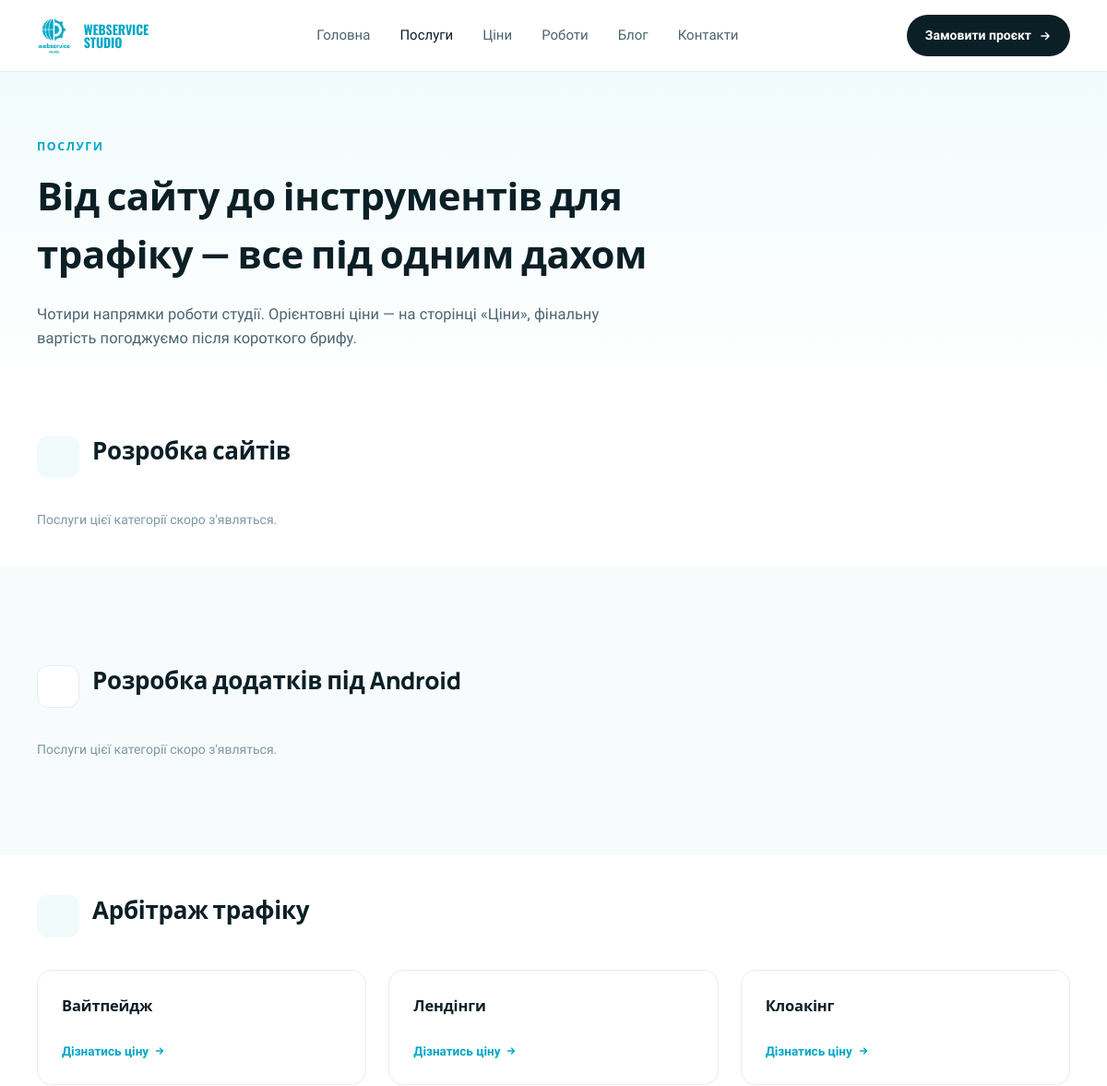
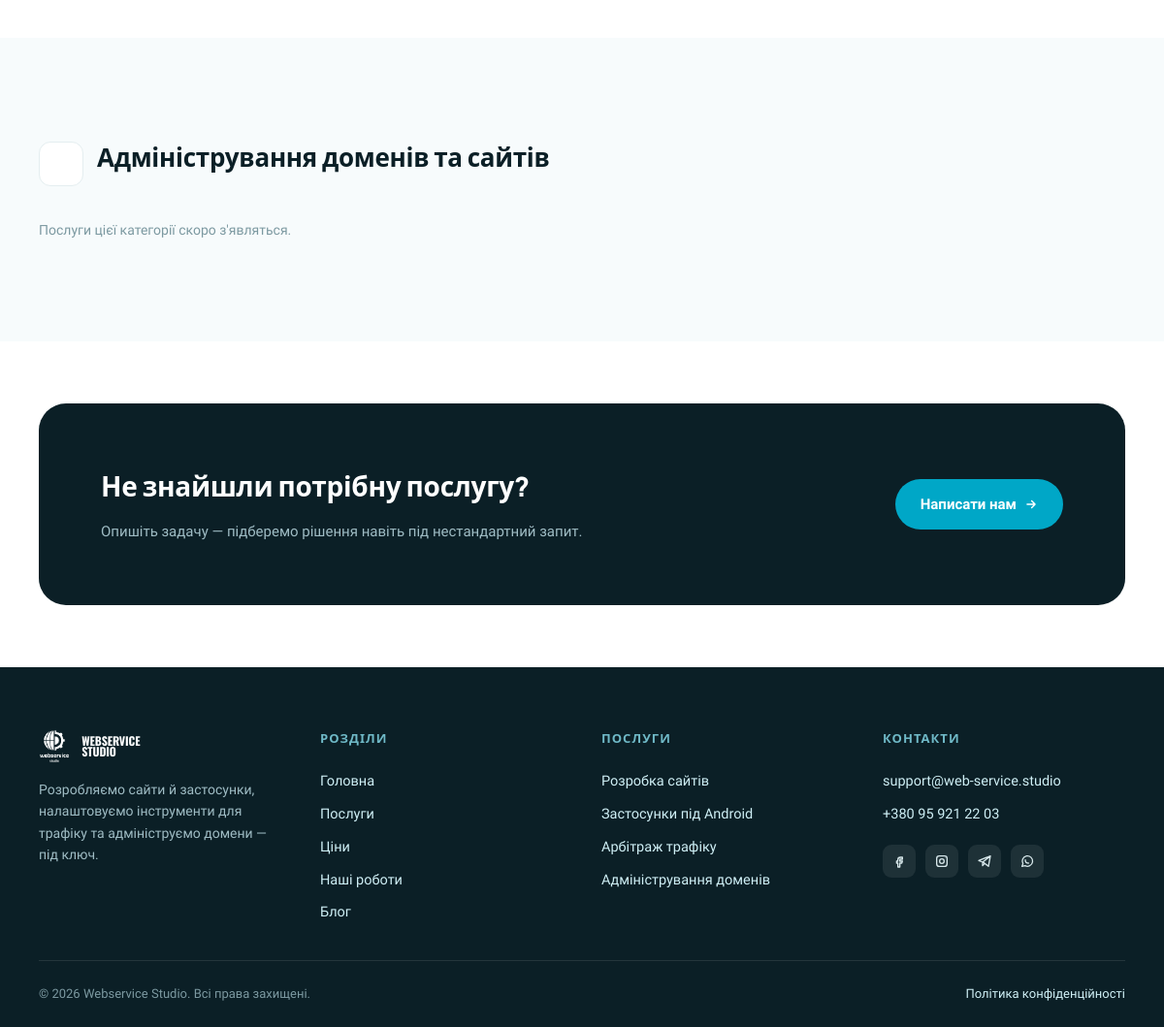
Page /poslugy on the committed database (2 pictures, top to bottom).
### tables this page shows
CREATE TABLE service_categories (
    id          INT UNSIGNED AUTO_INCREMENT PRIMARY KEY,
    name        VARCHAR(150) NOT NULL,
    slug        VARCHAR(160) NOT NULL,
    sort_order  SMALLINT UNSIGNED NOT NULL DEFAULT 0,
    status      ENUM('published','hidden') NOT NULL DEFAULT 'published',
    created_at  TIMESTAMP NOT NULL DEFAULT CURRENT_TIMESTAMP,
    updated_at  TIMESTAMP NOT NULL DEFAULT CURRENT_TIMESTAMP ON UPDATE CURRENT_TIMESTAMP,
    UNIQUE KEY uq_service_categories_slug (slug)
);

CREATE TABLE services (
    id               INT UNSIGNED AUTO_INCREMENT PRIMARY KEY,
    category_id      INT UNSIGNED NOT NULL,
    title            VARCHAR(190) NOT NULL,
    slug             VARCHAR(200) NOT NULL,
    description      TEXT NULL,
    price_from       DECIMAL(10,2) NULL COMMENT 'NULL, пока не задано в админке',
    price_to         DECIMAL(10,2) NULL,
    price_note       VARCHAR(190) NULL COMMENT 'напр. "від", "договірна", назва пакету',
    currency         CHAR(3) NOT NULL DEFAULT 'UAH',
    sort_order       SMALLINT UNSIGNED NOT NULL DEFAULT 0,
    status           ENUM('published','hidden') NOT NULL DEFAULT 'published',
    seo_title        VARCHAR(190) NULL,
    seo_description  VARCHAR(320) NULL,
    created_at       TIMESTAMP NOT NULL DEFAULT CURRENT_TIMESTAMP,
    updated_at       TIMESTAMP NOT NULL DEFAULT CURRENT_TIMESTAMP ON UPDATE CURRENT_TIMESTAMP,
    UNIQUE KEY uq_services_slug (slug),
    KEY idx_services_category (category_id),
    CONSTRAINT fk_services_category FOREIGN KEY (category_id)
        REFERENCES service_categories(id) ON UPDATE CASCADE ON DELETE RESTRICT
);

### index.php (called while the page is built, shortened)
<?php
require __DIR__ . '/includes/Router.php';
$router = new Router();
$router->get('/', function () {
    require __DIR__ . '/templates/home.php';
});
$router->get('/poslugy', function () {
    require __DIR__ . '/templates/services.php';
});
$router->get('/tsiny', function () {
    require __DIR__ . '/templates/pricing.php';
});
$router->get('/portfolio', function () {
    require __DIR__ . '/templates/portfolio.php';
});
$router->get('/portfolio/{slug}', function (array $params) {
    require __DIR__ . '/templates/portfolio-case.php';
});
$router->get('/blog', function () {
    require __DIR__ . '/templates/blog.php';
});
$router->get('/blog/{slug}', function (array $params) {
    require __DIR__ . '/templates/blog-article.php';
});
$router->get('/kontakty', function () {
    require __DIR__ . '/templates/contacts.php';
});
$router->get('/sitemap.xml', function () {
    require __DIR__ . '/templates/sitemap.php';
});
$router->post('/kontakty', function () {
    require __DIR__ . '/templates/contacts-submit.php';
});
$router->get('/{slug}', function (array $params) {
    require __DIR__ . '/templates/page.php';
});
$router->dispatch($_SERVER['REQUEST_METHOD'], $_SERVER['REQUEST_URI']);

### includes/Database.php (called while the page is built, shortened)
<?php
final class Database
{
    private static ?PDO $instance = null;
    public static function connect(array $config): PDO
    {
        if (self::$instance !== null) {
            return self::$instance;
        }
        $db = $config['db'];
        $dsn = sprintf(
            'mysql:host=%s;port=%d;dbname=%s;charset=%s',
            $db['host'],
            $db['port'],
            $db['name'],
            $db['charset']
        );
        self::$instance = new PDO($dsn, $db['user'], $db['pass'], [
            PDO::ATTR_ERRMODE => PDO::ERRMODE_EXCEPTION,
            PDO::ATTR_DEFAULT_FETCH_MODE => PDO::FETCH_ASSOC,
            PDO::ATTR_EMULATE_PREPARES => false,
        ]);
        return self::$instance;
    }
}

### includes/Model.php (called while the page is built, shortened)
<?php
abstract class Model
{
    protected static function db(): PDO
    {
        return Database::connect($GLOBALS['config']);
    }
}

### includes/models/ServiceCategory.php (called while the page is built, shortened)
<?php
class ServiceCategory extends Model
{
    public static function published(): array
    {
        $stmt = static::db()->query("SELECT * FROM service_categories WHERE status = 'published' ORDER BY sort_order, name");
        return $stmt->fetchAll();
    }
}

### includes/helpers.php (called while the page is built, shortened)
<?php
function h($value): string
{
    return htmlspecialchars((string) $value, ENT_QUOTES, 'UTF-8');
}

### includes/models/Service.php (called while the page is built, shortened)
<?php
class Service extends Model
{
    public static function publishedByCategory(int $categoryId): array
    {
        $stmt = static::db()->prepare(
            "SELECT * FROM services WHERE category_id = ? AND status = 'published' ORDER BY sort_order, title"
        );
        $stmt->execute([$categoryId]);
        return $stmt->fetchAll();
    }
}

### templates/services.php (the view, shortened to what this page needs)
<?php
$categoryIcons = [
    'rozrobka-saitiv' => '<svg width="20" height="20" viewBox="0 0 24 24" fill="none" stroke="currentColor" stroke-width="1.8"><circle cx="12" cy="12" r="9"/><path d="M3 12h18M12 3c2.5 2.6 3.8 5.7 3.8 9s-1.3 6.4-3.8 9c-2.5-2.6-3.8-5.7-3.8-9s1.3-6.4 3.8-9z"/></svg>',
    'android-dodatky' => '<svg width="20" height="20" viewBox="0 0 24 24" fill="none" stroke="currentColor" stroke-width="1.8"><rect x="6" y="3" width="12" height="18" rx="2.5"/><path d="M11 18h2"/></svg>',
    'arbitrazh-trafiku' => '<svg width="20" height="20" viewBox="0 0 24 24" fill="none" stroke="currentColor" stroke-width="1.8"><path d="M12 3l7 3v6c0 5-3 8-7 9-4-1-7-4-7-9V6l7-3z"/></svg>',
    'administruvannia' => '<svg width="20" height="20" viewBox="0 0 24 24" fill="none" stroke="currentColor" stroke-width="1.8"><rect x="4" y="4" width="16" height="6" rx="1.5"/><rect x="4" y="14" width="16" height="6" rx="1.5"/><circle cx="7.5" cy="7" r="0.6" fill="currentColor" stroke="none"/><circle cx="7.5" cy="17" r="0.6" fill="currentColor" stroke="none"/></svg>',
];
$categories = ServiceCategory::published();
$categoryServices = [];
$allServicesForSchema = [];
foreach ($categories as $cat) {
    $categoryServices[$cat['id']] = Service::publishedByCategory((int) $cat['id']);
    array_push($allServicesForSchema, ...$categoryServices[$cat['id']]);
}
require __DIR__ . '/partials/header.php';
?>
<main>
  <div class="hero">
    <div class="container">
      <span class="eyebrow">Послуги</span>
      <h1>Від сайту до інструментів для трафіку — все під одним дахом</h1>
      <p class="lead">Чотири напрямки роботи студії. Орієнтовні ціни — на сторінці «Ціни», фінальну вартість погоджуємо після короткого брифу.</p>
    </div>
  </div>
  <?php foreach ($categories as $i => $cat): $services = $categoryServices[$cat['id']]; ?>
    <div class="<?= $i % 2 === 1 ? 'section' : '' ?>" style="<?= $i % 2 === 1 ? 'background:var(--color-surface);' : '' ?>">
      <div class="container" style="padding-top:40px; padding-bottom:40px;">
        <div style="display:flex; align-items:center; gap:14px; margin-bottom:32px;">
          <span class="icon-badge <?= $i % 2 === 1 ? 'bordered' : '' ?>"><?= $categoryIcons[$cat['slug']] ?? '' ?></span>
          <h2 id="<?= h($cat['slug']) ?>" style="font-size:26px; font-weight:800; scroll-margin-top:100px;"><?= h($cat['name']) ?></h2>
        </div>
        <?php if (empty($services)): ?>
          <p style="color:var(--color-faint); font-size:14px;">Послуги цієї категорії скоро з'являться.</p>
        <?php else: ?>
          <div class="grid-3">
            <?php foreach ($services as $service): ?>
              <div class="service-card" style="<?= $i % 2 === 1 ? 'background:#FFFFFF;' : '' ?>">
                <h3><?= h($service['title']) ?></h3>
                <a href="/tsiny#service-<?= (int) $service['id'] ?>" class="order-link">Дізнатись ціну
                  <svg width="12" height="12" viewBox="0 0 24 24" fill="none" stroke="currentColor" stroke-width="2.6" stroke-linecap="round" stroke-linejoin="round"><path d="M5 12h14M13 6l6 6-6 6"/></svg>
                </a>
              </div>
            <?php endforeach; ?>
          </div>
        <?php endif; ?>
      </div>
    </div>
  <?php endforeach; ?>
  <div class="section">
    <div class="container">
      <div class="cta-band">
        <div>
          <h2>Не знайшли потрібну послугу?</h2>
          <p>Опишіть задачу — підберемо рішення навіть під нестандартний запит.</p>
        </div>
        <a href="/kontakty" class="btn-primary accent" style="flex-shrink:0;">Написати нам
          <svg width="14" height="14" viewBox="0 0 24 24" fill="none" stroke="currentColor" stroke-width="2.4" stroke-linecap="round" stroke-linejoin="round"><path d="M5 12h14M13 6l6 6-6 6"/></svg>
        </a>
      </div>
    </div>
  </div>
</main>
<?php require __DIR__ . '/partials/footer.php'; ?>

### includes/Router.php (shortened to what this page needs)
<?php
final class Router
{
    private array $routes = [];
    public function get(string $pattern, callable $handler): void
    {
        $this->routes['GET'][$pattern] = $handler;
    }
    public function post(string $pattern, callable $handler): void
    {
        $this->routes['POST'][$pattern] = $handler;
    }
    public function dispatch(string $method, string $uri): void
    {
        $path = parse_url($uri, PHP_URL_PATH) ?? '/';
        $path = '/' . trim($path, '/');
        if ($path !== '/') {
            $path = rtrim($path, '/');
        }
        $handlers = $this->routes[$method] ?? [];
        foreach ($handlers as $pattern => $handler) {
            $regex = $this->compile($pattern);
            if (preg_match($regex, $path, $matches)) {
                $params = array_filter($matches, 'is_string', ARRAY_FILTER_USE_KEY);
                $handler($params);
                return;
            }
        }
    }
    private function compile(string $pattern): string
    {
        $regex = preg_replace('#\{([a-zA-Z_]+)\}#', '(?P<$1>[^/]+)', $pattern);
        return '#^' . $regex . '$#u';
    }
}

### assets/css/main.css (style rules this page uses)
:root { --color-brand: #00A7C7; --color-brand-dark: #007C93; --color-ink: #0B1F26; --color-ink-soft: #34474E; --color-muted: #4B6570; --color-faint: #7C99A1; --color-border: #E4EEF0; --color-tint: #F1FBFC; --color-tint-2: #CDEEF3; --color-surface: #F7FBFC; --font-heading: 'Manrope', system-ui, sans-serif; --font-body: 'Work Sans', system-ui, sans-serif; --font-logo: 'Oswald', system-ui, sans-serif; }
* { box-sizing: border-box; }
body { margin: 0; font-family: var(--font-body); background: #FFFFFF; color: var(--color-ink); line-height: 1.5; }
h1, h2, h3, h4 { font-family: var(--font-heading); margin: 0 0 0.5em 0; letter-spacing: -0.01em; }
p { margin: 0; }
a { color: var(--color-brand); text-decoration: none; }
.container { max-width: 1360px; margin: 0 auto; padding: 0 40px; }
.section { padding: 64px 0; }
.eyebrow { font-family: var(--font-heading); font-weight: 700; font-size: 12.5px; letter-spacing: 0.12em; text-transform: uppercase; color: var(--color-brand); display: block; margin-bottom: 12px; }
.hero { background: linear-gradient(180deg, var(--color-tint) 0%, #FFFFFF 100%); padding: 72px 0 48px; }
.hero h1 { font-size: 42px; font-weight: 800; max-width: 720px; }
.hero p.lead { font-size: 16.5px; line-height: 1.6; color: var(--color-muted); max-width: 640px; margin-top: 18px; }
.btn-primary { display: inline-flex; align-items: center; justify-content: center; gap: 8px; background: var(--color-ink); color: #FFFFFF; padding: 15px 26px; border-radius: 999px; font-weight: 600; font-size: 15px; border: none; cursor: pointer; font-family: var(--font-body); }
.btn-primary.accent { background: var(--color-brand); }
.order-link { font-size: 13.5px; font-weight: 600; display: inline-flex; align-items: center; gap: 6px; margin-top: 4px; }
.service-card { background: #FFFFFF; border: 1px solid var(--color-border); border-radius: 16px; padding: 26px; display: flex; flex-direction: column; gap: 14px; }
.service-card h3 { font-size: 16.5px; font-weight: 700; }
.icon-badge { width: 46px; height: 46px; border-radius: 12px; background: var(--color-tint); display: flex; align-items: center; justify-content: center; color: var(--color-brand); flex-shrink: 0; }
.icon-badge.bordered { background: #FFFFFF; border: 1px solid var(--color-border); }
.cta-band { background: var(--color-ink); border-radius: 28px; padding: 64px; display: flex; align-items: center; justify-content: space-between; gap: 32px; flex-wrap: wrap; }
.cta-band h2 { font-size: 28px; font-weight: 800; color: #FFFFFF; }
.cta-band p { font-size: 15px; line-height: 1.6; color: #9FBCC4; max-width: 560px; margin-top: 12px; }
.grid-3 { display: grid; grid-template-columns: repeat(3, minmax(0, 1fr)); gap: 24px; }

### rows in the picture
service_categories: name "Розробка сайтів", shows "Послуги цієї категорії скоро з'являться."
service_categories: name "Розробка додатків під Android", shows "Послуги цієї категорії скоро з'являться."
service_categories: name "Арбітраж трафіку"
services: title "Вайтпейдж"
services: title "Лендінги"
services: title "Клоакінг"
service_categories: name "Адміністрування доменів та сайтів", shows "Послуги цієї категорії скоро з'являться."

### other values in the picture
$label "Головна"
$label "Послуги"
$label "Ціни"
$label "Роботи"
$label "Блог"
$label "Контакти"
